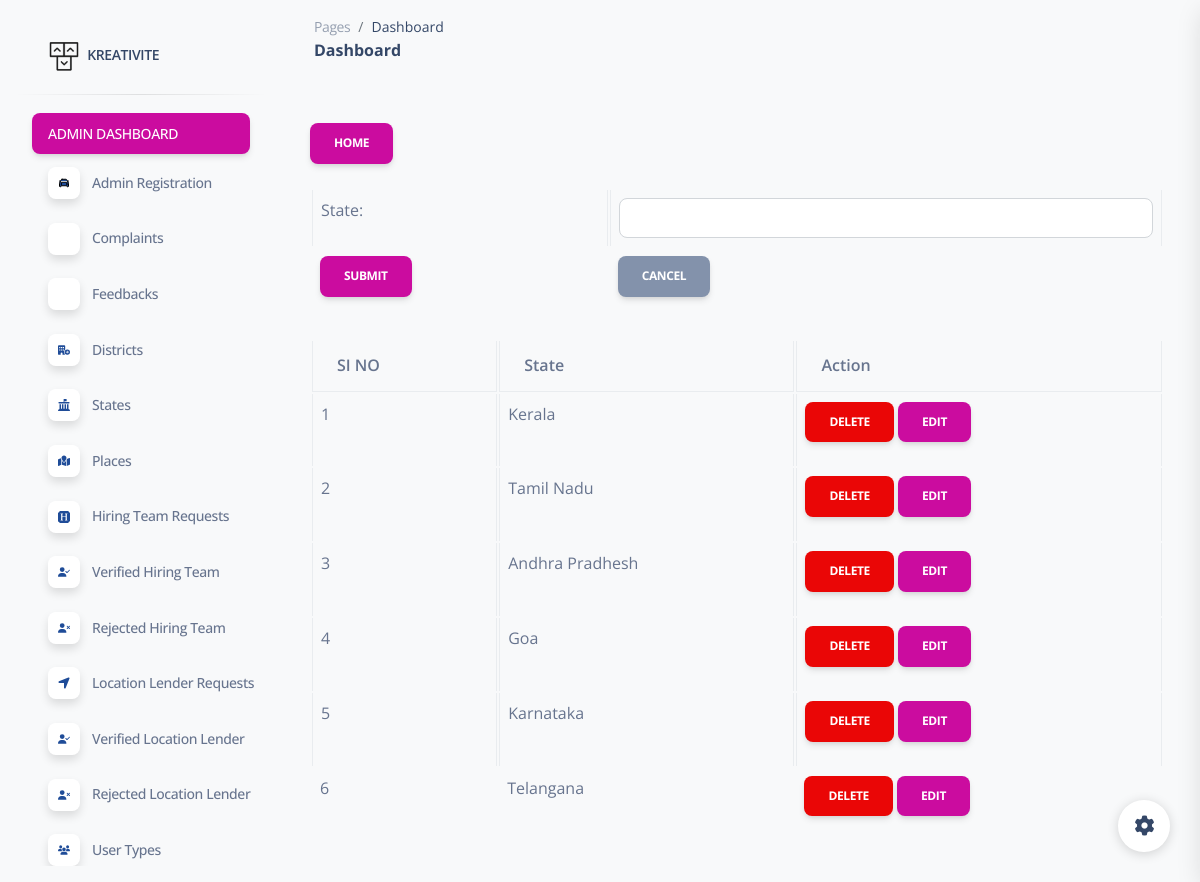
Page /Web/Admin/State.php on the committed database.
### tables this page shows
CREATE TABLE `tbl_state` (
  `state_id` int(11) NOT NULL,
  `state_name` varchar(50) NOT NULL
);

### Web/Admin/State.php (the view, shortened to what this page needs)
<?php
include('Head.php');
?>
<!DOCTYPE html PUBLIC "-//W3C//DTD XHTML 1.0 Transitional//EN" "http://www.w3.org/TR/xhtml1/DTD/xhtml1-transitional.dtd">
<html xmlns="http://www.w3.org/1999/xhtml">
<head>
</head>
<body>
<?php
include("../Assets/Connection/connection.php");
$ename="";
?>
<div class="container mt-4">
<a href="Homepage.php" class="btn btn-primary mb-4">Home</a>
        <form method="POST">
            <table class="table table-bordered" align="center">
                <tr>
                    <td>State:</td>
                    <td>
                        <input type="text" id="state" name="state" class="form-control" value="<?php echo $ename ?>" />
                    </td>
                </tr>
                <tr>
                    <td>
                        <button type="submit" name="btn" class="btn btn-primary">Submit</button>
                    </td>
                    <td>
                        <button class="btn btn-secondary">Cancel</button>
                    </td>
                </tr>
            </table>
        </form>
        <table class="table table-bordered" align="center">
            <thead>
                <tr>
                    <th>SI NO</th>
                    <th>State</th>
                    <th>Action</th>
                </tr>
            </thead>
            <tbody>
                <?php
                $i = 0;
                $selquery = "select * from tbl_state";
                $data = $con->query($selquery);
                while ($row = mysqli_fetch_array($data)) {
                    $i++;
                ?>
                    <tr>
                        <td><?php echo $i ?></td>
                        <td><?php echo $row["state_name"] ?></td>
                        <td>
                            <a href="State.php?delID=<?php echo $row["state_id"] ?>" class="btn btn-danger">Delete</a>
                            <a href="State.php?edit=<?php echo $row["state_id"] ?>" class="btn btn-primary">Edit</a>
                        </td>
                    </tr>
                <?php
                }
                ?>
            </tbody>
        </table>
    </div>
</body>
</html>
<?php
        include('Foot.php');
        ?>

### rows in the picture
tbl_state: state_name "Kerala"
tbl_state: state_name "Tamil Nadu"
tbl_state: state_name "Andhra Pradhesh"
tbl_state: state_name "Goa"
tbl_state: state_name "Karnataka"
tbl_state: state_name "Telangana"
